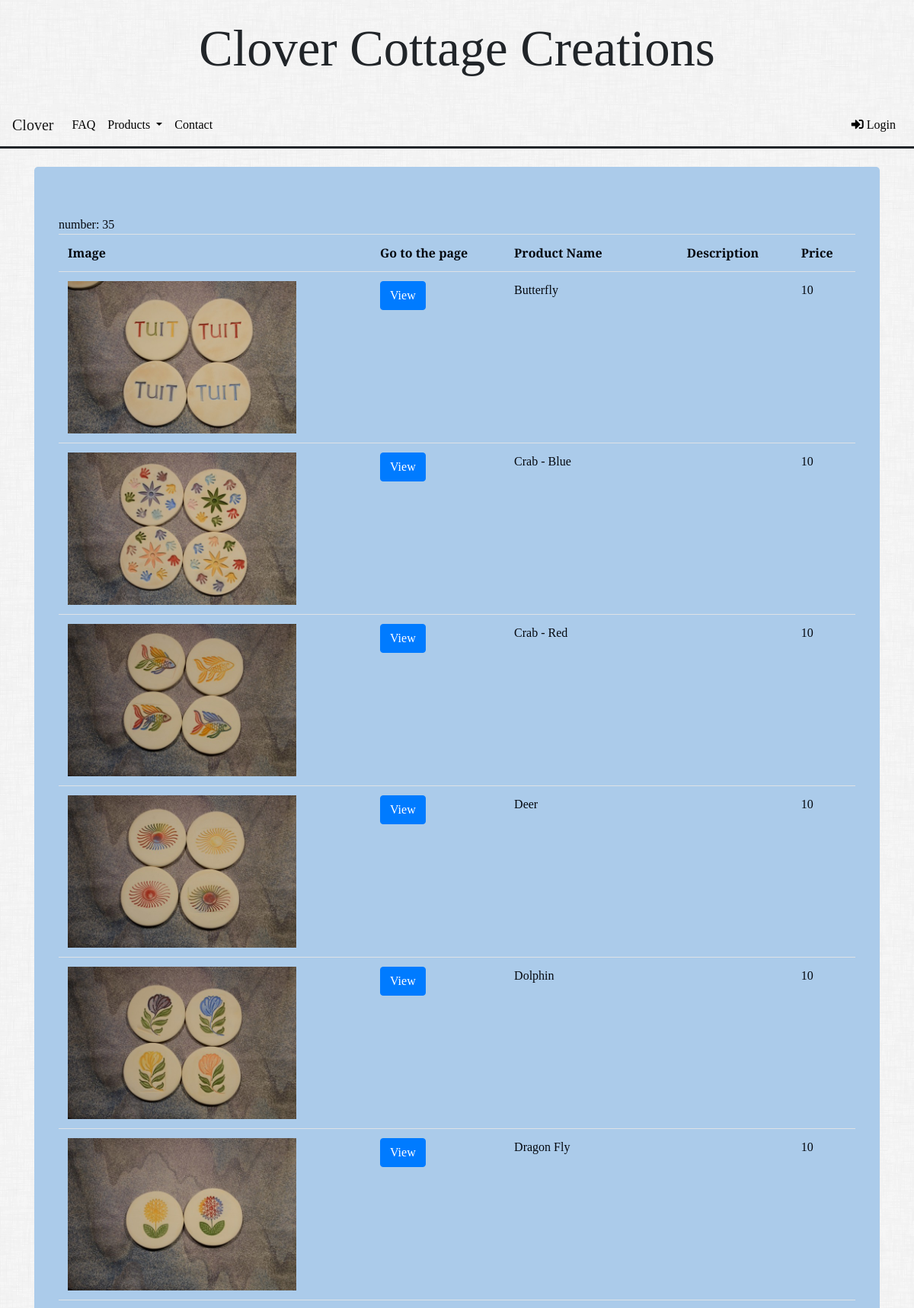
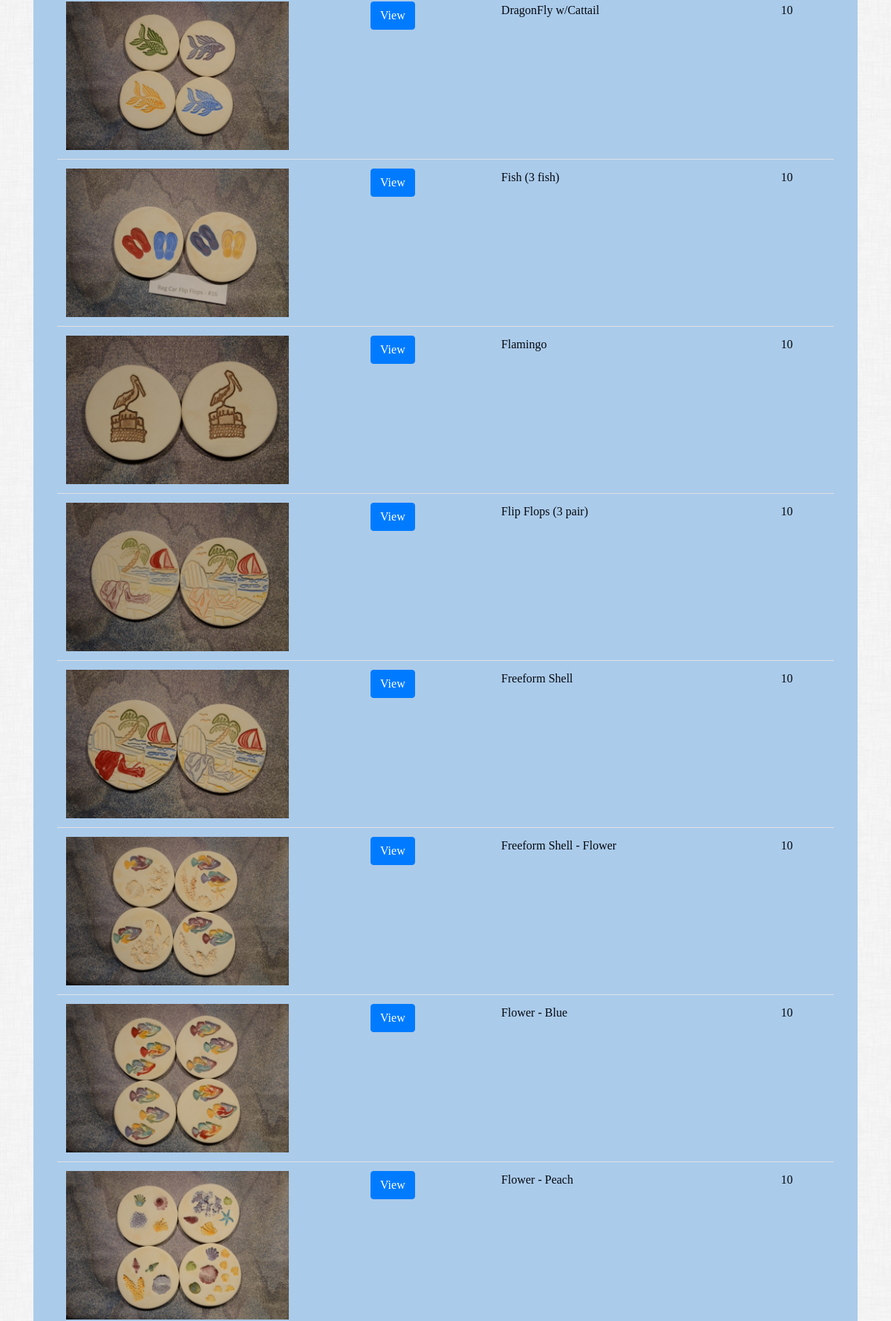
/large-table.php (upper part), run on the app's committed database (2 pictures, top to bottom).
### tables this page shows
CREATE TABLE IF NOT EXISTS `Products` (
  `productID` INT NOT NULL,
  `ProductName` VARCHAR(255) NOT NULL,
  `description` VARCHAR(255) NOT NULL,
  `categoryID` INT NOT NULL,
  `Product_UnitPrice` INT NOT NULL,
  `unitsInStock` INT NOT NULL,
  `ProductPicture` VARCHAR(255) NOT NULL,
  PRIMARY KEY (`productID`),
  INDEX `categoryID_idx` (`categoryID` ASC),
  CONSTRAINT `categoryID`
    FOREIGN KEY (`categoryID`)
    REFERENCES `Category` (`CategoryID`)
    ON DELETE NO ACTION
    ON UPDATE NO ACTION);

### large-table.php (the view, shortened to what this page needs)
<?php
  include('db-connect.php');
    $sql= "SELECT * FROM Products WHERE CategoryID=3";
    $results = mysqli_query($db, $sql);
?>
<!DOCTYPE html>
<html lang="en">
<?php
require_once("header.php");
?>
<body style="background-image: url(/photos/dust_scratches.png)"  class="body-font">
    <header class="bg-light " style="background-image: url(/photos/dust_scratches.png)">
        <div class="container " style="text-align:center;">
            <br>
            <h1 class="header-large">Clover Cottage Creations</h1>
            <br>
        </div>
    </header>
    <?php
    if(isset($_SESSION['Email'])){
    require_once("logout-header.php");
    }else{
    require_once("login-header.php");
    }
    ?>
    <main>
    <br>
        <div class="container">
            <div class="jumbotron jumbotron-tax" style="background-color:#abcbea; color:#04080F; ">
                <table class="table">
                    <tr>
                    <th>Image</th>
                        <th>Go to the page</th>
                        <th>Product Name</th>
                        <th>Description</th>
                        <th>Price </th>
                    </tr>
                    <?php
                    if($results)
                    {
                        $rows= mysqli_num_rows($results);
                        printf("number: " . $rows);
                    }
                         while($row = mysqli_fetch_array($results))
                         {
                            $prodID=$row["ProductID"];
                            echo "<tr>";
                               echo '<td >' . '<img src="'.   $row["ProductPicture"] . '" height=200 width=300>'. '</td>';
                               echo '<td>' . '<a href="http://thomassoliday.com/product-view.php?ProductID=' . $prodID . '"'. 'class="btn btn-primary">View</a>';
                               echo "<td>" . $row["ProductName"] . "</td>";
                              echo "<td>" . $row["Description"] . "</td>";
                              echo "<td>" . $row["Product_UnitPrice"] . "</td>";
                               echo "</tr>";
                         }
                                                     echo "</table>";
               ?>
            </div>
        </div>
    </main>
</body>
</html>

### header.php (shortened to what this page needs)
<head>
    <link rel="stylesheet" href="https://use.fontawesome.com/releases/v5.5.0/css/all.css"
>
    <link rel="stylesheet" href="https://maxcdn.bootstrapcdn.com/bootstrap/4.1.3/css/bootstrap.min.css">
    <link rel="stylesheet" href="https://cdnjs.cloudflare.com/ajax/libs/font-awesome/4.7.0/css/font-awesome.min.css">
    <link rel="stylesheet" href="capstone.css">
</head>

### login-header.php (shortened to what this page needs)
<nav class="navbar navbar-expand-md bg-light navbar-light  body-font"
  style="background-image: url(/photos/dust_scratches.png);">
  <a class="navbar-brand" href="index.php">Clover </a>
  <div class="collapse navbar-collapse" id="collapsibleNavbar">
    <ul class="navbar-nav">
      <li class="nav-item">
        <a class="nav-link" href="faq.php" style="color:#000000;">FAQ</a>
      </li>
      <li class="nav-item dropdown">
        <a class="nav-link dropdown-toggle" href="products.php" id="navbardrop" data-toggle="dropdown"
          style="color:#000000;">
          Products
        </a>
      </li>
      <li class="nav-item">
        <a class="nav-link" href="contact.php" style="color:#000000;">Contact</a>
      </li>
    </ul>
    <ul class="nav navbar-nav ml-auto">
      <li class="nav-item">
        <a class="nav-link" href="login.php" style="color:#000000;"><span class="fas fa-sign-in-alt"></span> Login</a>
      </li>
    </ul>
  </div>
</nav>
<div class=" container-fluid nav-border-bottom">
  </div>

### capstone.css (style rules this page uses)
.header-large { font-size: 50pt; }
.jumbotron-tax { background-color:#abcbea; color:#04080F; }
.nav-border-bottom { border-style: solid; border-bottom: 5px; border-bottom-color: #000000; border-left: none; border-right: none; }
.body-font { font-family: 'Arvo', serif; }

### data on the page
products: ProductPicture (picture), ProductName "Butterfly", Product_UnitPrice "10"
products: ProductPicture (picture), ProductName "Crab - Blue", Product_UnitPrice "10"
products: ProductPicture (picture), ProductName "Crab - Red", Product_UnitPrice "10"
products: ProductPicture (picture), ProductName "Deer", Product_UnitPrice "10"
products: ProductPicture (picture), ProductName "Dolphin", Product_UnitPrice "10"
products: ProductPicture (picture), ProductName "Dragon Fly", Product_UnitPrice "10"
products: ProductPicture (picture), ProductName "DragonFly w/Cattail", Product_UnitPrice "10"
products: ProductPicture (picture), ProductName "Fish (3 fish)", Product_UnitPrice "10"
products: ProductPicture (picture), ProductName "Flamingo", Product_UnitPrice "10"
products: ProductPicture (picture), ProductName "Flip Flops (3 pair)", Product_UnitPrice "10"
products: ProductPicture (picture), ProductName "Freeform Shell", Product_UnitPrice "10"
products: ProductPicture (picture), ProductName "Freeform Shell - Flower", Product_UnitPrice "10"
products: ProductPicture (picture), ProductName "Flower - Blue", Product_UnitPrice "10"
products: ProductPicture (picture), ProductName "Flower - Peach", Product_UnitPrice "10"
